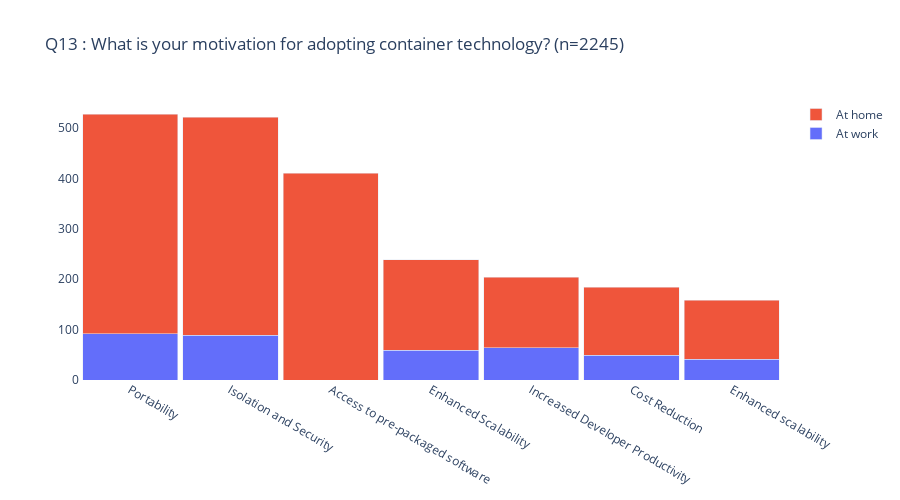

The cell this chart's notebook holds for it:
### Code cell
# 
# Q13.A1 - Q13.A7
#

wq = pd.concat([work_df["Q13.A1"].value_counts(),\
                work_df["Q13.A3"].value_counts(),\
                work_df["Q13.A4"].value_counts(),\
                work_df["Q13.A5"].value_counts(),\
                work_df["Q13.A6"].value_counts(),\
                work_df["Q13.A7"].value_counts(),\
                work_df["Q13.Other"].value_counts()])

hq = pd.concat([home_df["Q13.A1"].value_counts(),\
                home_df["Q13.A2"].value_counts(),\
                home_df["Q13.A3"].value_counts(),\
                home_df["Q13.A4"].value_counts(),\
                home_df["Q13.A5"].value_counts(),\
                home_df["Q13.A6"].value_counts(),\
                home_df["Q13.A7"].value_counts(),\
                home_df["Q13.Other"].value_counts()])

double_bar_chart(
    "Q13",
    questions["#Q13"], 
    CWORK, wq[lambda x: x > THRESHOLD], 
    CHOME, hq[lambda x: x > THRESHOLD])

### Figure 1 — Plotly figure (JSON) as saved in the notebook; plotly's stock layout.template omitted (floating-point values rounded to 4 significant figures)
{"data": [{"name": "At work", "type": "bar", "x": ["Portability", "Increased Developer Productivity", "Cost Reduction", "Enhanced Scalability", "Isolation and Security", "Enhanced scalability"], "y": [92, 64, 49, 59, 89, 41]}, {"name": "At home", "type": "bar", "x": ["Portability", "Access to pre-packaged software", "Increased Developer Productivity", "Cost Reduction", "Enhanced Scalability", "Isolation and Security", "Enhanced scalability"], "y": [436, 410, 140, 135, 180, 433, 117]}], "layout": {"bargap": 0.05, "barmode": "stack", "height": 500, "plot_bgcolor": "#FFFFFF", "showlegend": true, "title": {"text": "Q13 : What is your motivation for adopting container technology? (n=2245)"}, "width": 900, "xaxis": {"autorange": true, "categoryorder": "total descending", "range": [-0.5, 6.5], "type": "category"}, "yaxis": {"autorange": true, "range": [0, 555.8], "type": "linear"}}}
